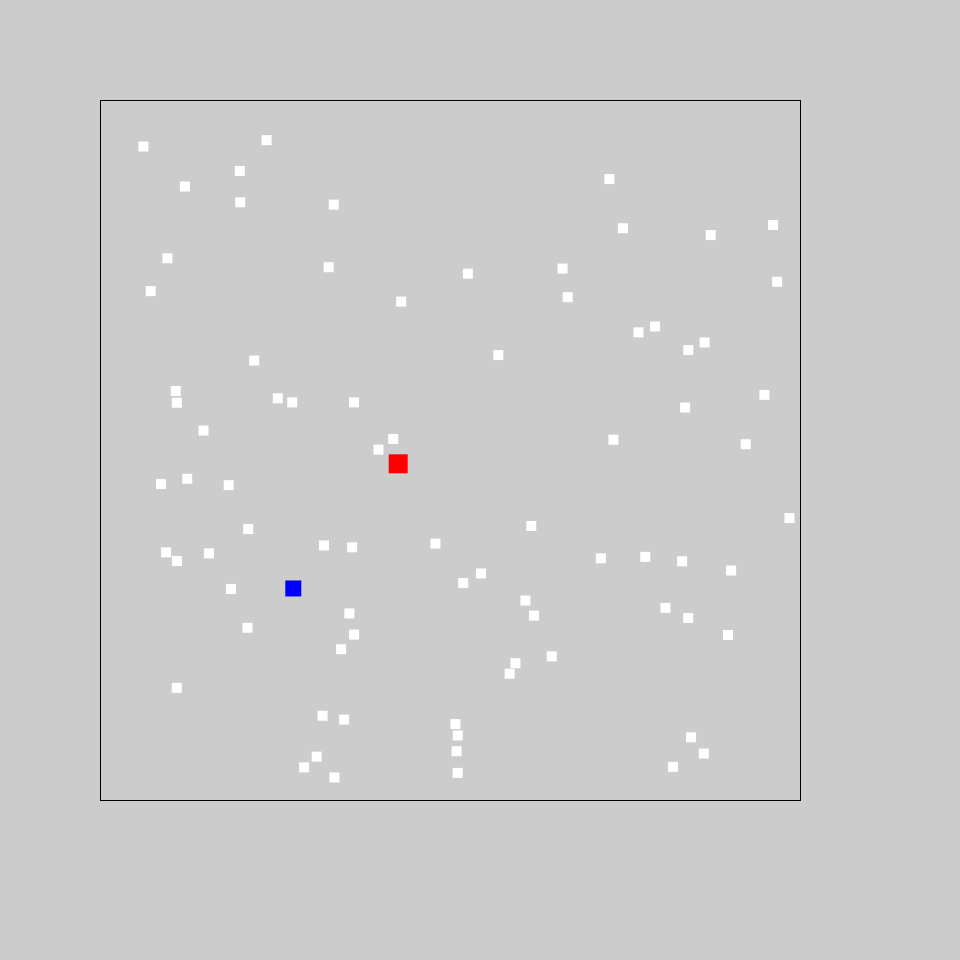
Frame 1 (no input)
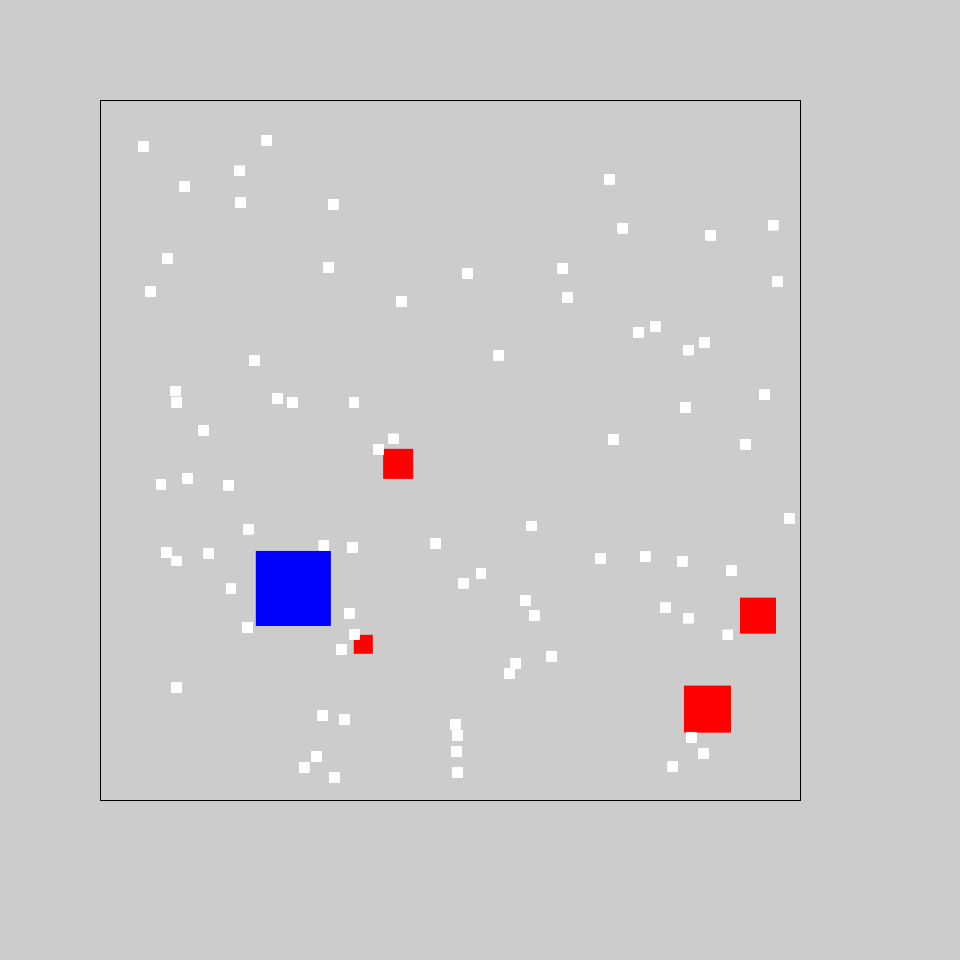
Frame 60 (the mouse pressed at the canvas centre just before this capture)
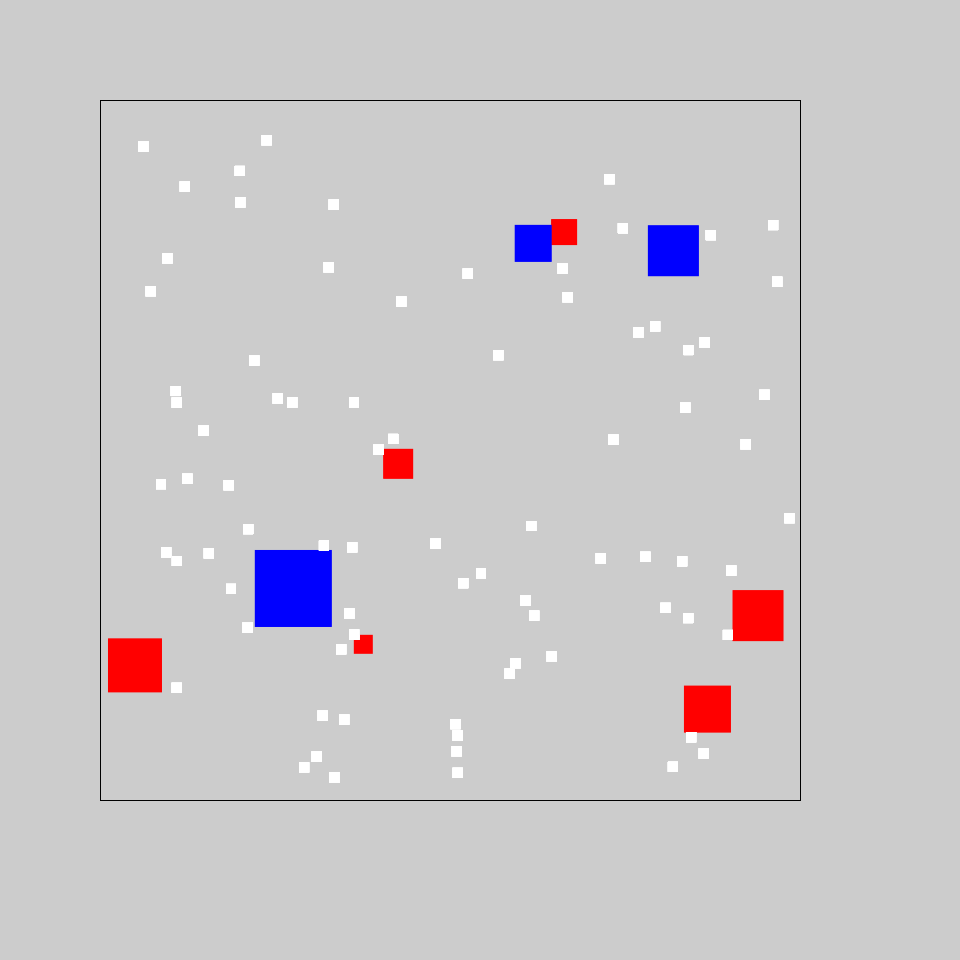
Frame 120 (the mouse held since frame 60 and released just before this capture)

The Processing sketch that drew these frames (run headless with seeded random() and noise(); from frame 60 on, the mouse is pressed at the canvas centre):

// Processing sketch: OOP_CD_Mk07___Scale_until_other_entity
// ── OOP_CD_Mk07___Scale_until_other_entity.pde
int n1 = 10;
int n2 = 8;
int n3 = 4;
int n4 = 6;
int n5 = 3;
int n6 = 7;

Car[][] myCar = new Car[n1][n2];
Car[][] bestCar = new Car[n3][n4];
Car[][] rageCar = new Car[n5][n6];

//Create Multiple tiny objects!
//Create one big object!
//Used the collision detecter to determine if the Big one hits the smaller ones... If so, It will destroy the smaller ones.

void setup(){
  size(960,960);
  for(int i=0;i<n1;i++){
    for(int o=0;o<n2;o++){            //i for number of objects in row; o for number of rows
    
        float dphi = random(2*PI);
        float dx = cos(dphi);
        float dy = sin(dphi);
//      myCar[i][o] = new Car(300+i*30, 300+i*30 + o*30, 20, 20,255, dx, dy, true);
      myCar[i][o] = new Car(130 + random(670), 130 + random(670), 10, 10,255, dx, dy, true, dphi, false, false, true);
    }
  }
  for(int i=0;i<n3;i++){
    for(int o=0;o<n4;o++){
      
        float dphi = random(2*PI);
        float dx = cos(dphi);
        float dy = sin(dphi);
//      bestCar[i][o] = new Car(width/2,height/2,40,40,color(255,0,0), dx, dy, true);
      bestCar[i][o] = new Car(130 + random(670), 130 + random(670),18,18,color(255,0,0), dx, dy, true, dphi, false, false, false);
  //Create Cars(x,y,width,height,color,speed in x direction, speed in y direction, visible(yes/no));
    }
  }
  
  for(int i=0;i<n5;i++){
    for(int o=0;o<n6;o++){            //i for number of objects in row; o for number of rows
    
        float dphi = random(2*PI);
        float dx = cos(dphi);
        float dy = sin(dphi);
//      rageCar[i][o] = new Car(300+i*30, 300+i*30 + o*30, 30, 30,255, dx, dy, true);
      rageCar[i][o] = new Car(130 + random(670), 130 + random(670), 15, 15,color(0,0,255), dx, dy, true, dphi, false, false, false);
    }
  }
  
}



void draw(){
//  background(color(200,200,200)); // for fun, comment this background statement out ;) and then run the program
  stroke(0);
  line(800,100,800,800);
  line(100,100,100,800);
  line(100,800,800,800);
  line(100,100,800,100);
  for(int i=0;i<n1;i++){
    for(int o=0;o<n2;o++){
            myCar[i][o].display();
//            myCar[i][o].move();
//            myCar[i][o].detectCol(myCar[i][o]);        //detect for each object if it hits the big one
//            myCar[i][o].changeAngle();
    }
  }
  for(int j=0;j<n3;j++){
        for(int k=0;k<n4;k++){  
          if((bestCar[j][k].getScale() == false) && (bestCar[j][k].getDone() == false) && (j == 0) && (k == 0)){
                 bestCar[j][k].setScale(true);
                 bestCar[j][k].setColt(true);
          } if((bestCar[j][k].getDone() == true) && (j < n3-1) && (k < n4)){
                bestCar[j+1][k].setScale(true);
                bestCar[j+1][k].setColt(true);
          } else if((bestCar[j][k].getDone() == true) && (j == n3-1) && (k < n4-1)){
                bestCar[0][k+1].setScale(true);
                bestCar[0][k+1].setColt(true);
          }
          if((bestCar[j][k].getScale() == true) && (bestCar[j][k].getDone() == false)){
                bestCar[j][k].scaleSize();
    //            bestCar[j][k].move();
                bestCar[j][k].detectCol(bestCar[j][k]);
    //            bestCar[j][k].changeAngle();
                      for(int n=0;n<n5;n++){
                        for(int m=0;m<n6;m++){
                          if(rageCar[n][m].getColt() == true){
                              bestCar[j][k].detectColCars(bestCar[j][k],rageCar[n][m]);
                          }
                        }
                      }
                      for(int n=0;n<n1;n++){
                        for(int m=0;m<n2;m++){
                          if(myCar[n][m].getColt() == true){
                              bestCar[j][k].detectColCars(bestCar[j][k],myCar[n][m]);
                          }
                        }
                      }
                bestCar[j][k].display();
            
          }
        }
  }
  for(int n=0;n<n5;n++){
    for(int m=0;m<n6;m++){
          if((rageCar[n][m].getScale() == false) && (rageCar[n][m].getDone() == false) && (n == 0) && (m == 0)){
            rageCar[n][m].setScale(true);
            rageCar[n][m].setColt(true);
          } if((rageCar[n][m].getDone() == true) && (n < n5-1) && (m < n6)){
            rageCar[n+1][m].setScale(true);
            rageCar[n+1][m].setColt(true);
          } else if((rageCar[n][m].getDone() == true) && (n == n5-1) && (m < n6-1)){
            rageCar[0][m+1].setScale(true);
            rageCar[0][m+1].setColt(true);
          }
          if((rageCar[n][m].getScale() == true) && (rageCar[n][m].getDone() == false)){
          
            rageCar[n][m].scaleSize();
//            rageCar[n][m].move();
            rageCar[n][m].detectCol(rageCar[n][m]);
//            rageCar[n][m].changeAngle();
                  for(int j=0;j<n3;j++){
                    for(int k=0;k<n4;k++){
                      if(bestCar[j][k].getColt() == true){
                          rageCar[n][m].detectColCars(rageCar[n][m],bestCar[j][k]);
                      }
                    }
                  }
                  for(int j=0;j<n1;j++){
                    for(int k=0;k<n2;k++){
                      if(myCar[j][k].getColt() == true){
                        rageCar[n][m].detectColCars(rageCar[n][m],myCar[j][k]);
                      }
                    }
                  }
            rageCar[n][m].display();  
          }
    }
  }
}


// ── Cars.pde

class Car{
  color c;
  float xpos;
  float ypos;
  float w;
  float h;
  float dx;
  float dy;
  boolean vis;
  float ang;
  boolean doScale;
  boolean done;
  boolean coltrue;
  
  Car(float xp,float yp, float w1, float h1, color c1, float sx, float sy, boolean v, float angle, boolean ds, boolean d, boolean ct){
    c = c1;
    xpos = xp;
    ypos = yp;
    w = w1;
    h = h1;
    dx = sx;
    dy = sy;
    vis = v;    
    ang = angle;
    doScale = ds;
    done = d;
    coltrue = ct;
  }
  
  void scaleSize(){
    if(doScale == true){
        w = w +1;
        h = h +1;
    }
  }
  void display() {
    if(getVis() == true){
      rectMode(CENTER);
      noStroke();
      fill(c);
      rect(xpos,ypos,w,h);
    }
  }  
  
  void detectCol(Car obj1){
    if(((obj1.getXpos()+ (obj1.getWidth()/2)) > 800) && ((obj1.getXpos() - (obj1.getWidth()/2)) < 800) && ((obj1.getYpos() + (obj1.getHeight()/2)) > 100) && ((obj1.getYpos() - (obj1.getHeight()/2)) < 800)){
//      obj1.setVis(false);
      obj1.setScale(false);
      obj1.setDone(true);
        //If two objects hit one another... the small object will be turned off
        //Collision detection: If((rightSide obj2 > leftSide obj1)&&(leftSide obj2 < rightSide obj1)&&(downSide obj2 > upSide obj1)&&(upSide obj2 < downSide obj1))    { stuff}
    } else if(((obj1.getXpos()+ (obj1.getWidth()/2)) > 100) && ((obj1.getXpos() - (obj1.getWidth()/2)) < 100) && ((obj1.getYpos() + (obj1.getHeight()/2)) > 100) && ((obj1.getYpos() - (obj1.getHeight()/2)) < 800)){
//      obj1.setVis(false);
      obj1.setScale(false);
      obj1.setDone(true);
    } else if(((obj1.getXpos()+ (obj1.getWidth()/2)) > 100) && ((obj1.getXpos() - (obj1.getWidth()/2)) < 800) && ((obj1.getYpos() + (obj1.getHeight()/2)) > 100) && ((obj1.getYpos() - (obj1.getHeight()/2)) < 100)){
//      obj1.setVis(false);
      obj1.setScale(false);
      obj1.setDone(true);
    } else if(((obj1.getXpos()+ (obj1.getWidth()/2)) > 100) && ((obj1.getXpos() - (obj1.getWidth()/2)) < 800) && ((obj1.getYpos() + (obj1.getHeight()/2)) > 800) && ((obj1.getYpos() - (obj1.getHeight()/2)) < 800)){
//      obj1.setVis(false);
      obj1.setScale(false);
      obj1.setDone(true);
    }
  }
  
  void detectColCars(Car obj1, Car obj2){
    if(((obj2.getXpos()+ (obj2.getWidth()/2)) > (obj1.getXpos() - (obj1.getWidth()/2))) && ((obj2.getXpos() - (obj2.getWidth()/2)) < (obj1.getXpos() + (obj1.getWidth()/2))) && ((obj2.getYpos() + (obj2.getHeight()/2)) > (obj1.getYpos() - (obj1.getHeight()/2))) && ((obj2.getYpos() - (obj2.getHeight()/2)) < (obj1.getYpos() + (obj1.getHeight()/2)))){
      obj1.setScale(false);
      obj1.setDone(true);
        //If two objects hit one another... the small object will be turned off
        //Collision detection: If((rightSide obj2 > leftSide obj1)&&(leftSide obj2 < rightSide obj1)&&(downSide obj2 > upSide obj1)&&(upSide obj2 < downSide obj1))    { stuff}
    }
  }
  
  void move(){
    xpos = xpos + dx;
    if((xpos > width)||(xpos < 0)){
      dx = -dx;
    }
    ypos = ypos + dy;
    if((ypos > height)||(ypos < 0)){
      dy= -dy;
    }
  }
  
  void changeAngle(){
    ang = ang + (-0.2*PI + random(0.4*PI));
    dx = cos(ang);
    dy = sin(ang);
  }
  
  float getAng(){
    return ang;
  }
  
  float getXpos(){
    return xpos;
  }
  
  float getYpos(){
    return ypos;
  }
  float getWidth(){
    return w;
  }
  float getHeight(){
    return h;
  }
  boolean getVis(){
    return vis;
  }
  boolean getScale(){
    return doScale;
  }
  
  boolean getDone(){
    return done;
  }
  
  boolean getColt(){
    return coltrue;
  }
  void setVis(boolean bol){
    vis = bol;
  }
  void setScale(boolean bol){
    doScale = bol;
  }
  
  void setDone(boolean bol){
    done = bol;
  }
  
  void setColt(boolean bol){
    coltrue = bol;
  } 
}
